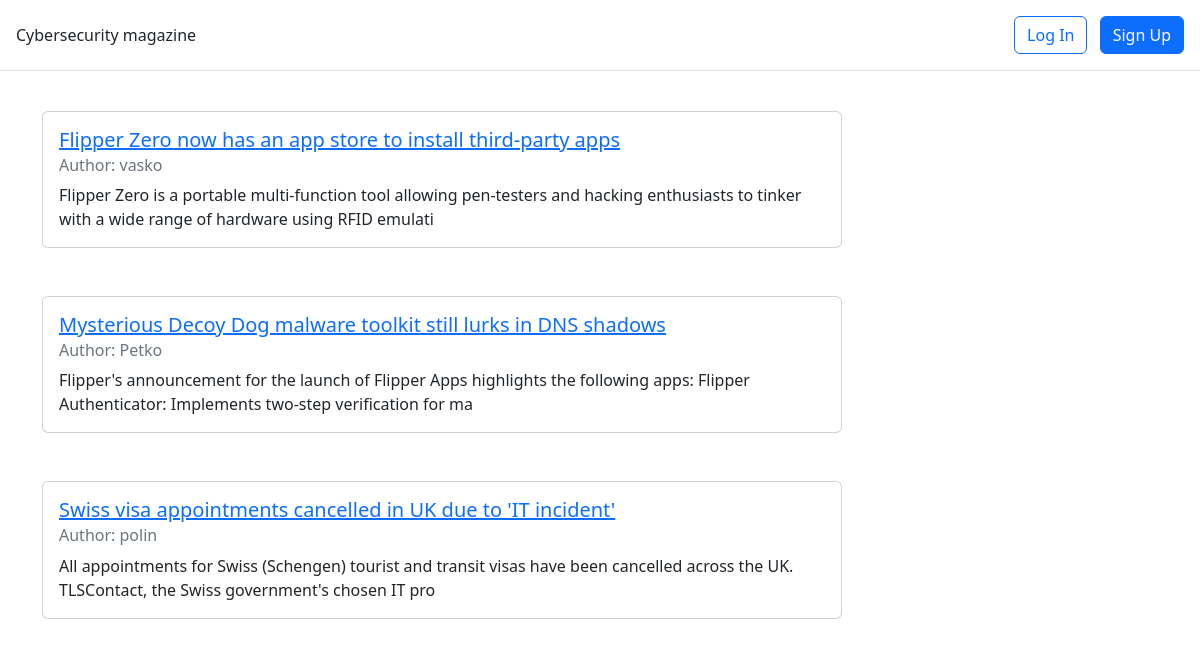
The page /reports/ on the database as committed earlier.
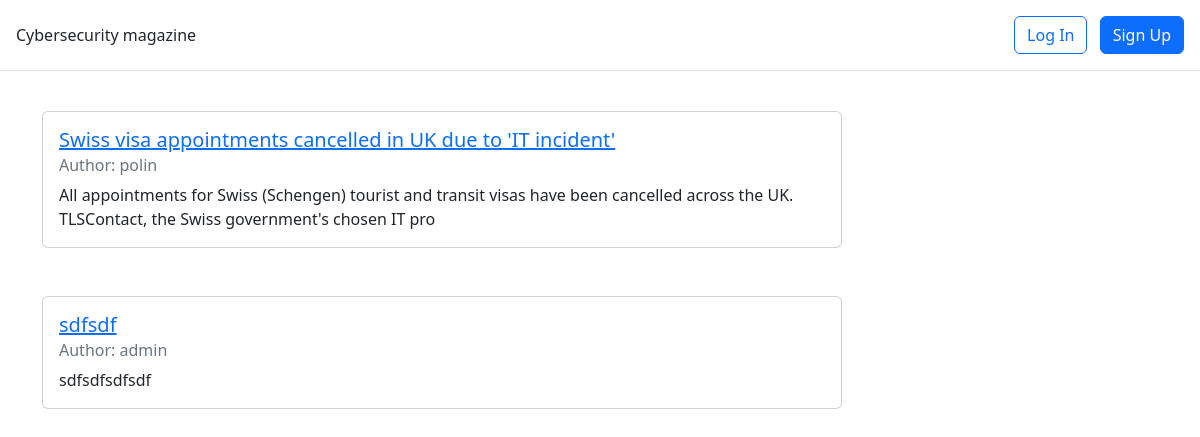
The same page on the database as committed later.
### regularexam/reports/models.py (models this page shows, shortened)
class Report(models.Model):
    title = models.CharField(max_length=100)
    body = models.TextField()
    author = models.ForeignKey(
        settings.AUTH_USER_MODEL,
        on_delete=models.CASCADE
    )
    additional_materials = models.URLField()
    common_vulnerability_scoring_system = models.PositiveIntegerField(
        default=0,
        validators=[MaxValueValidator(limit_value=10)]
    )

### regularexam/accounts/models.py (models this page shows)
class CustomUser(AbstractUser):
    username = models.CharField(unique=True, max_length=40)
    email = models.EmailField(blank=True, unique=True)
    years_experience = models.PositiveIntegerField(
        null=True,
        blank=True,
        default=0,
    )

### regularexam/reports/views.py (the view)
# urls.py: path('', ReportListView.as_view(), name='report_list'),
class ReportListView(ListView):
    template_name = 'report_list.html'
    model = Report

### templates/report_list.html (shortened to what this page needs)
{% extends 'base.html' %}
{% block content %}
{% for report in report_list %}
    <br>
<div class="card" style="width: 50rem; display: flex">
  <div class="card-body">
    <h5 class="card-title"><a href="{% url 'report_detail' report.pk %}">{{ report.title }}</a></h5>
    <h6 class="card-subtitle mb-2 text-muted">Author: {{ report.author }}</h6>
    <p class="card-text">{{ report.body|slice:"0:150" }}</p>
  </div>
</div>
    <br>
{% endfor %}
{% endblock content %}

Rows that differ between the two databases and show on the page:
removed Report: title "Flipper Zero now has an app store to install third-party apps", author "vasko", body "Flipper Zero is a portable multi-function tool allowing pen-testers and hacking enthusiasts to tinker with a wide range of hardware using RFID emulati"
removed Report: title "Mysterious Decoy Dog malware toolkit still lurks in DNS shadows", author "Petko", body "Flipper's announcement for the launch of Flipper Apps highlights the following apps: Flipper Authenticator: Implements two-step verification for ma"
added Report: title "sdfsdf", author "admin", body "sdfsdfsdfsdf"
